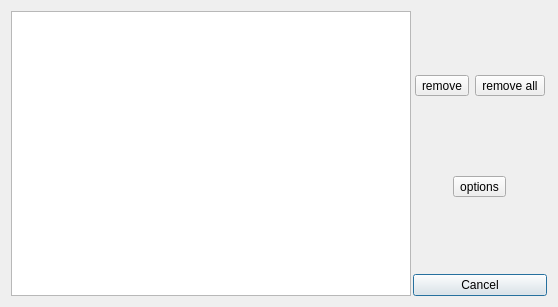
<?xml version="1.0" encoding="UTF-8"?>
<ui version="4.0">
 <class>HistoryDialogClass</class>
 <widget class="QDialog" name="HistoryDialogClass">
  <property name="geometry">
   <rect>
    <x>0</x>
    <y>0</y>
    <width>558</width>
    <height>307</height>
   </rect>
  </property>
  <property name="windowTitle">
   <string>FalconCalc - History</string>
  </property>
  <property name="windowIcon">
   <iconset resource="FalconCalcQt.qrc">
    <normaloff>:/FalconCalcQt/Resources/program.ico</normaloff>:/FalconCalcQt/Resources/program.ico</iconset>
  </property>
  <layout class="QHBoxLayout" name="horizontalLayout">
   <property name="spacing">
    <number>2</number>
   </property>
   <item>
    <widget class="QListWidget" name="lstHistory"/>
   </item>
   <item>
    <layout class="QVBoxLayout">
     <property name="spacing">
      <number>6</number>
     </property>
     <property name="leftMargin">
      <number>0</number>
     </property>
     <property name="topMargin">
      <number>0</number>
     </property>
     <property name="rightMargin">
      <number>0</number>
     </property>
     <property name="bottomMargin">
      <number>0</number>
     </property>
     <item>
      <spacer name="verticalSpacer">
       <property name="orientation">
        <enum>Qt::Vertical</enum>
       </property>
       <property name="sizeHint" stdset="0">
        <size>
         <width>20</width>
         <height>40</height>
        </size>
       </property>
      </spacer>
     </item>
     <item>
      <widget class="QWidget" name="widget" native="true">
       <layout class="QHBoxLayout" name="horizontalLayout_2">
        <property name="leftMargin">
         <number>2</number>
        </property>
        <property name="topMargin">
         <number>2</number>
        </property>
        <property name="rightMargin">
         <number>2</number>
        </property>
        <property name="bottomMargin">
         <number>2</number>
        </property>
        <item>
         <widget class="QToolButton" name="btnRemove">
          <property name="sizePolicy">
           <sizepolicy hsizetype="Fixed" vsizetype="Fixed">
            <horstretch>0</horstretch>
            <verstretch>0</verstretch>
           </sizepolicy>
          </property>
          <property name="text">
           <string>remove</string>
          </property>
          <property name="icon">
           <iconset resource="FalconCalcQt.qrc">
            <normaloff>:/FalconCalcQt/Resources/minus.png</normaloff>:/FalconCalcQt/Resources/minus.png</iconset>
          </property>
         </widget>
        </item>
        <item>
         <widget class="QToolButton" name="btnRemoveAll">
          <property name="sizePolicy">
           <sizepolicy hsizetype="Fixed" vsizetype="Fixed">
            <horstretch>0</horstretch>
            <verstretch>0</verstretch>
           </sizepolicy>
          </property>
          <property name="text">
           <string>remove all</string>
          </property>
          <property name="icon">
           <iconset resource="FalconCalcQt.qrc">
            <normaloff>:/FalconCalcQt/Resources/trashcan.png</normaloff>:/FalconCalcQt/Resources/trashcan.png</iconset>
          </property>
         </widget>
        </item>
       </layout>
      </widget>
     </item>
     <item>
      <spacer name="verticalSpacer_2">
       <property name="orientation">
        <enum>Qt::Vertical</enum>
       </property>
       <property name="sizeHint" stdset="0">
        <size>
         <width>20</width>
         <height>40</height>
        </size>
       </property>
      </spacer>
     </item>
     <item>
      <widget class="QWidget" name="widget_2" native="true">
       <property name="sizePolicy">
        <sizepolicy hsizetype="Preferred" vsizetype="Preferred">
         <horstretch>0</horstretch>
         <verstretch>0</verstretch>
        </sizepolicy>
       </property>
       <layout class="QHBoxLayout" name="horizontalLayout_3">
        <item>
         <widget class="QToolButton" name="btnHistOptions">
          <property name="sizePolicy">
           <sizepolicy hsizetype="Fixed" vsizetype="Fixed">
            <horstretch>0</horstretch>
            <verstretch>0</verstretch>
           </sizepolicy>
          </property>
          <property name="text">
           <string>options</string>
          </property>
          <property name="icon">
           <iconset resource="FalconCalcQt.qrc">
            <normaloff>:/FalconCalcQt/Resources/settings.png</normaloff>:/FalconCalcQt/Resources/settings.png</iconset>
          </property>
         </widget>
        </item>
       </layout>
      </widget>
     </item>
     <item>
      <spacer name="verticalSpacer_3">
       <property name="orientation">
        <enum>Qt::Vertical</enum>
       </property>
       <property name="sizeHint" stdset="0">
        <size>
         <width>20</width>
         <height>40</height>
        </size>
       </property>
      </spacer>
     </item>
     <item>
      <widget class="QPushButton" name="btnCancel">
       <property name="text">
        <string>Cancel</string>
       </property>
      </widget>
     </item>
    </layout>
   </item>
  </layout>
 </widget>
 <resources>
  <include location="FalconCalcQt.qrc"/>
 </resources>
 <connections>
  <connection>
   <sender>btnCancel</sender>
   <signal>clicked()</signal>
   <receiver>HistoryDialogClass</receiver>
   <slot>reject()</slot>
   <hints>
    <hint type="sourcelabel">
     <x>330</x>
     <y>66</y>
    </hint>
    <hint type="destinationlabel">
     <x>197</x>
     <y>125</y>
    </hint>
   </hints>
  </connection>
 </connections>
</ui>
